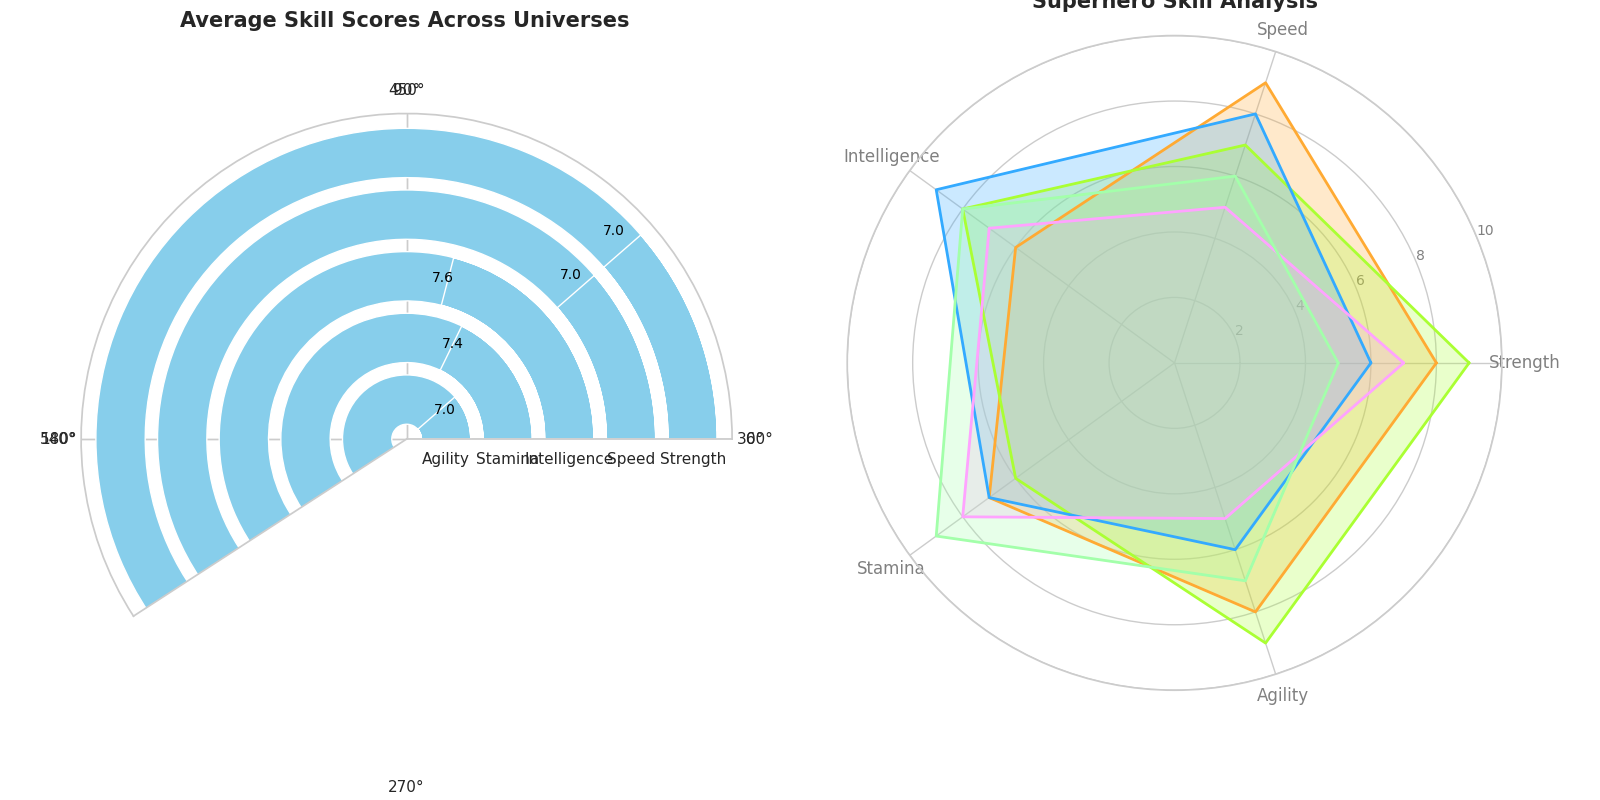

Source code (Python):
import numpy as np
import matplotlib.pyplot as plt
from math import pi

categories = ['Strength', 'Speed', 'Intelligence', 'Stamina', 'Agility']
N = len(categories)

data = {
    'Marvel': [8, 9, 6, 7, 8],
    'DC': [9, 7, 8, 6, 9],
    'Anime': [6, 8, 9, 7, 6],
    'Fantasy': [7, 5, 7, 8, 5],
    'Sci-Fi': [5, 6, 8, 9, 7]
}

angles = np.linspace(0, 2 * pi, N, endpoint=False).tolist()
angles += angles[:1]

category_averages = np.mean(list(data.values()), axis=0)

fig, (ax1, ax2) = plt.subplots(1, 2, figsize=(16, 8), subplot_kw={'polar': True})

def plot_radar(ax, data, categories, angles, colors):
    for i, (universe, values) in enumerate(data.items()):
        values += values[:1]
        ax.plot(angles, values, color=colors[i], linewidth=2, linestyle='solid')
        ax.fill(angles, values, color=colors[i], alpha=0.25)
    ax.set_xticks(angles[:-1])
    ax.set_xticklabels(categories, color='grey', size=12)
    ax.set_yticklabels(["2", "4", "6", "8", "10"], color="grey", size=10)
    ax.set_title('Superhero Skill Analysis', size=15, fontweight='bold', pad=20)
    ax.set_ylim(0, 10)

def plot_bar(ax, category_averages, categories):
    ax.barh(categories, category_averages, color='skyblue')
    ax.set_xlim(0, 10)
    ax.set_xlabel('Average Skill Score', fontsize=12)
    ax.set_title('Average Skill Scores Across Universes', size=15, fontweight='bold')
    ax.invert_yaxis()
    for i, v in enumerate(category_averages):
        ax.text(v + 0.1, i, f"{v:.1f}", color='black', va='center', fontsize=10)

colors = ['#FFAA33', '#AAFF33', '#33AAFF', '#FFA3FF', '#A3FFAA']

# Switch the plotting order
plot_bar(ax1, category_averages, categories)
plot_radar(ax2, data, categories, angles, colors)

plt.tight_layout()
plt.show()
